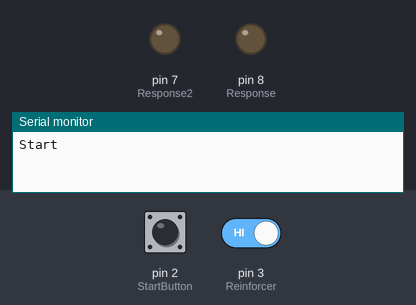
A sketch run on a simulated Arduino Uno, built with avr-gcc and run on an emulated ATmega328P. Parts: output pins drawn as LEDs (lit = HIGH), the last lines printed to the serial monitor. Dashed ring = blinking. The test bench sets the inputs (shaded band); at power-on: pin 2 (StartButton) HIGH, pin 3 (Reinforcer) HIGH.

Above: at 1.2 s.
1.3 s: pin 2 (StartButton) pulled LOW for 0.15 s
At 1.45 s:
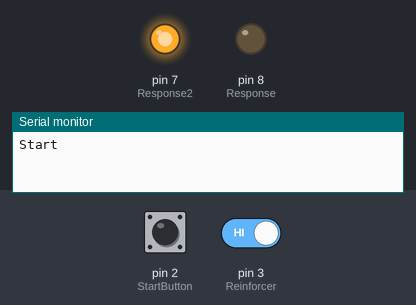
3.0 s: pin 2 (StartButton) pulled LOW for 3.2 s
At 3.25 s:
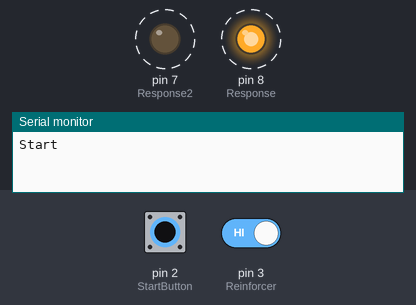
7.7 s: pin 2 (StartButton) driven LOW and pin 3 (Reinforcer) driven LOW
10.2 s: pin 3 (Reinforcer) driven HIGH
At 10.75 s:
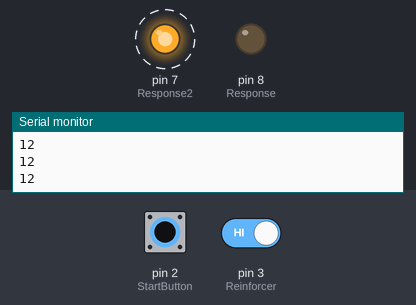
13.2 s: pin 3 (Reinforcer) driven LOW
At 14.1 s:
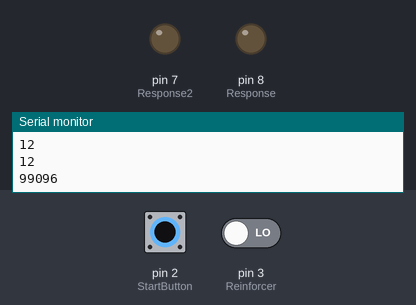
Timing chart, 0 to 15.7 s (numbered marks = the images above; inputs shaded):
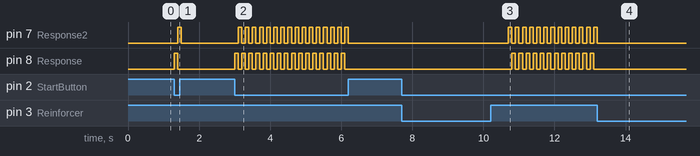

Measured:
- after the input at 1.3 s, pin 7 (Response2): LOW → HIGH after 0.10 s, → LOW 0.10 s later; pin 8 (Response): LOW → HIGH at once, → LOW 0.10 s later
- after the input at 3.0 s, pin 7 (Response2): alternates HIGH for 0.10 s and LOW for 0.10 s, 32 changes in all, then stays LOW, starting after 0.10 s; pin 8 (Response): alternates HIGH for 0.10 s and LOW for 0.10 s, 32 changes in all, then stays LOW, starting at once
- after the input at 10.2 s, pin 7 (Response2): alternates HIGH for 0.10 s and LOW for 0.10 s, starting after 0.50 s; pin 8 (Response): alternates HIGH for 0.10 s and LOW for 0.10 s, starting after 0.60 s
- after the input at 13.2 s, pin 7 (Response2): goes on until 13.2 s, then stays LOW; pin 8 (Response): stops changing and stays LOW

The sketch:

StandaloneArduino_FirstTest_ConcVIVI.ino
```cpp
// (licence header left out)
unsigned long start, finished, elapsed;
int Status = 1;
int Flag = 1;
int StartButton = 2;
int Reinforcer = 3;
int Response = 8;
int Response2 = 7;

void setup()
{
  Serial.begin(9600);
  pinMode(StartButton, INPUT_PULLUP);
  pinMode(Reinforcer, INPUT_PULLUP);
  pinMode(Response, OUTPUT);
  pinMode(Response2, OUTPUT);
  digitalWrite(Response, LOW);
  digitalWrite(Response2, LOW);
  Serial.println("Start");
}

void displayResult()
{
  elapsed = finished - start;
  Serial.println(elapsed);
  delay(1000); // ITI
}

void loop()
{
  while (digitalRead(StartButton) == LOW)
  {
      while (Flag == 1)
      {
        if (Status ==1)
        {
          start = micros();
          digitalWrite(Response, HIGH);
          Status = 2;
        }

        if (digitalRead(Reinforcer) == LOW && Status == 2)
        {
          finished = micros();
          digitalWrite(Response, LOW); // New
          Status = 3;
          Flag = 2;
          displayResult();
        }

        if (micros() - start > 100000) // 100 ms
        {
          digitalWrite(Response, LOW);
          Status = 3;
          Flag = 2;
        }
      }

    while (Flag == 2)
    {
        if (Status ==3)
        {
          start = micros();
          digitalWrite(Response2, HIGH);
          Status = 4;
        }

        if (digitalRead(Reinforcer) == LOW && Status == 4)
        {
          finished = micros();
          digitalWrite(Response2, LOW); // New
          Status = 1;
          Flag = 1;
          displayResult();
        }

        if (micros() - start > 100000) // 100 ms
        {
          digitalWrite(Response2, LOW);
          Status = 1;
          Flag = 1;
        }
    }
  }
}
```
